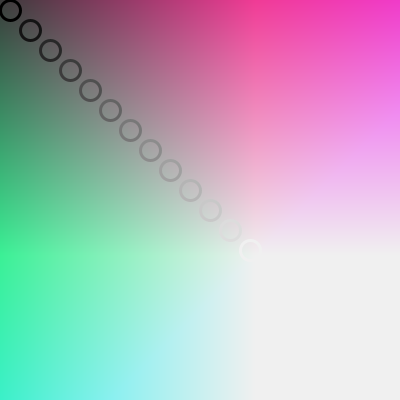
Frame 1 (no input)
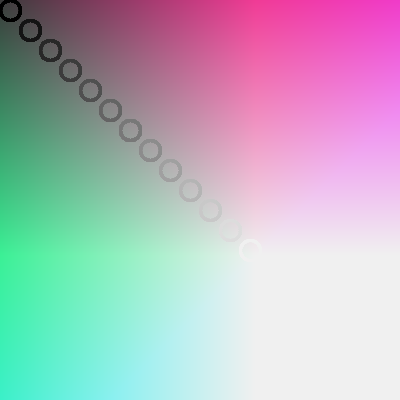
Frame 60 (the mouse pressed at the canvas centre just before this capture)
Frame 120 (the mouse held since frame 60 and released just before this capture): identical to frame 60, image omitted

The Processing sketch that drew these frames (run headless with seeded random() and noise(); from frame 60 on, the mouse is pressed at the canvas centre):

// Processing sketch: forloop
// ── forloop.pde

void setup() {
 size(400, 400);
  for (int i = 0; i < width; i++) {
    for (int j = 0; j < height; j++) {
      stroke(i, j, (i+j) / 2);
      point(i, j);
    }
  }
 
}

void draw() {
  int sz = 20;
  for(int i = 0; i < sz; i++) {
    noFill();
    strokeWeight(3);
    stroke(i * sz);
    ellipse(i * sz + sz/2, i * sz + sz/2, sz, sz); 
  }
  
}
